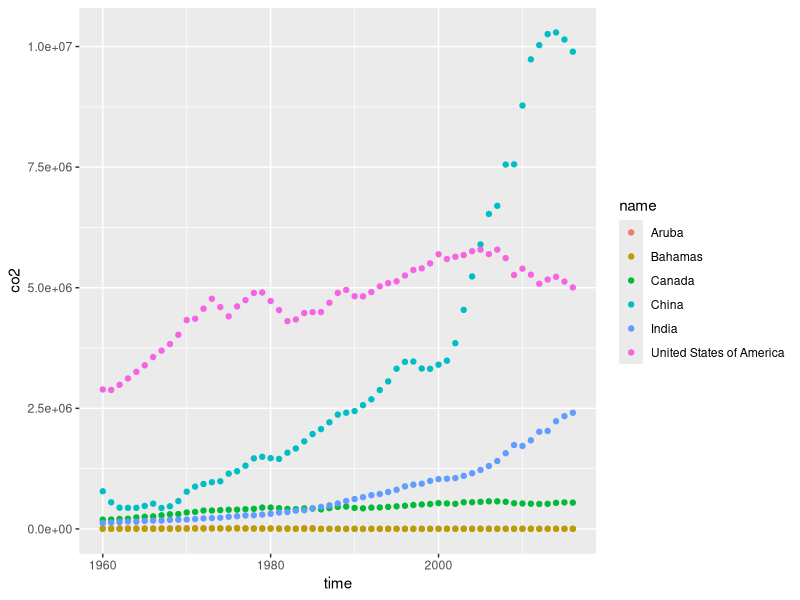
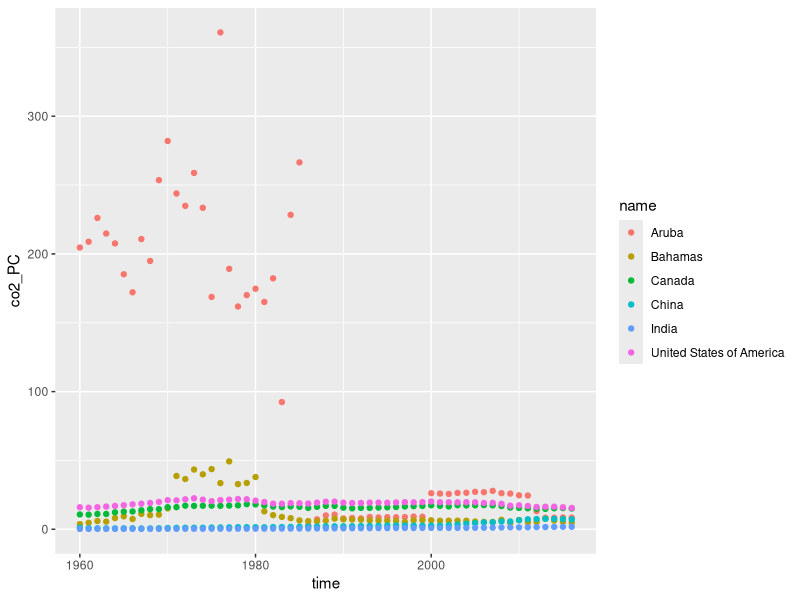
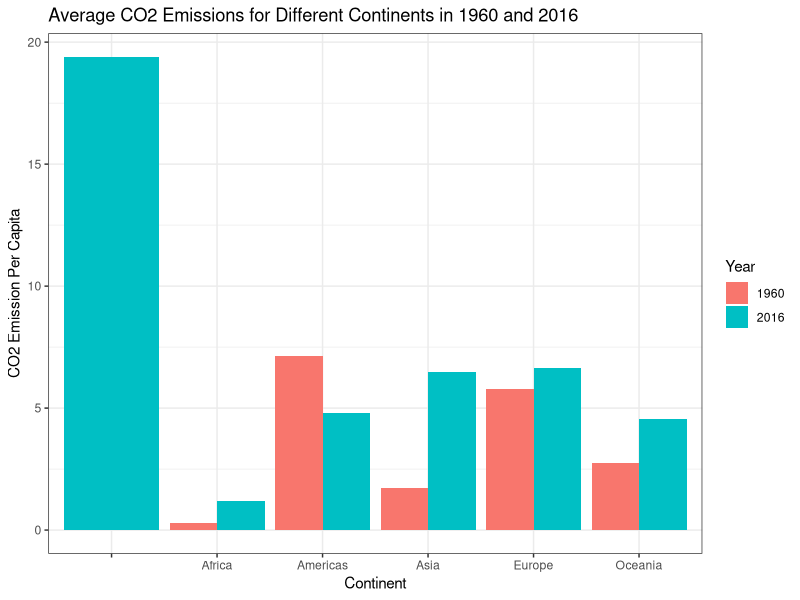
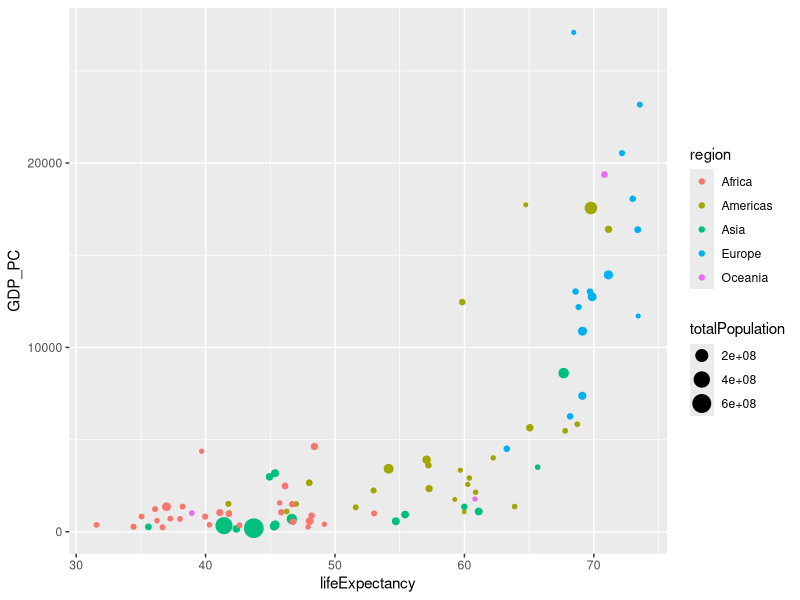
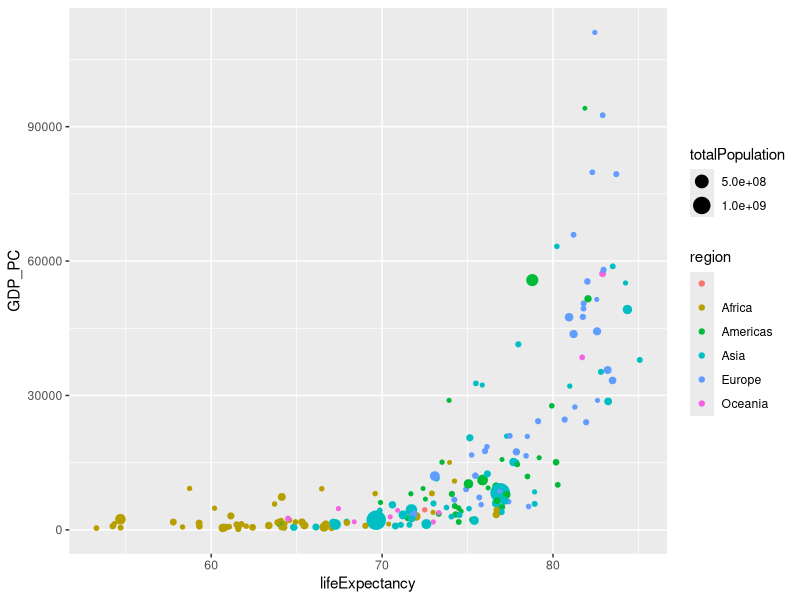
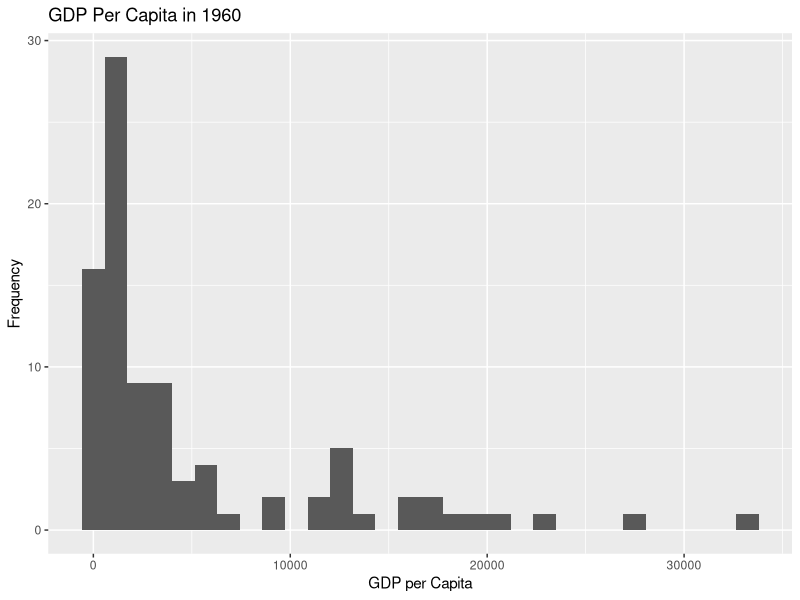
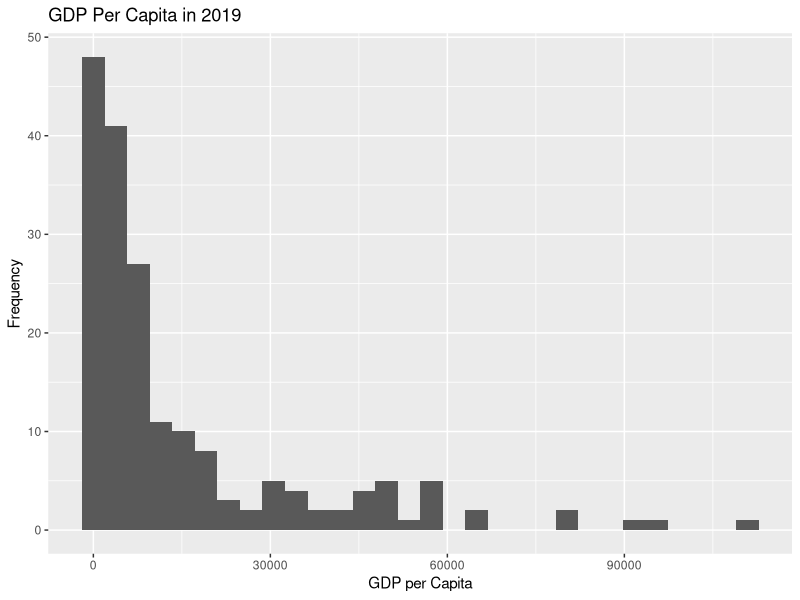
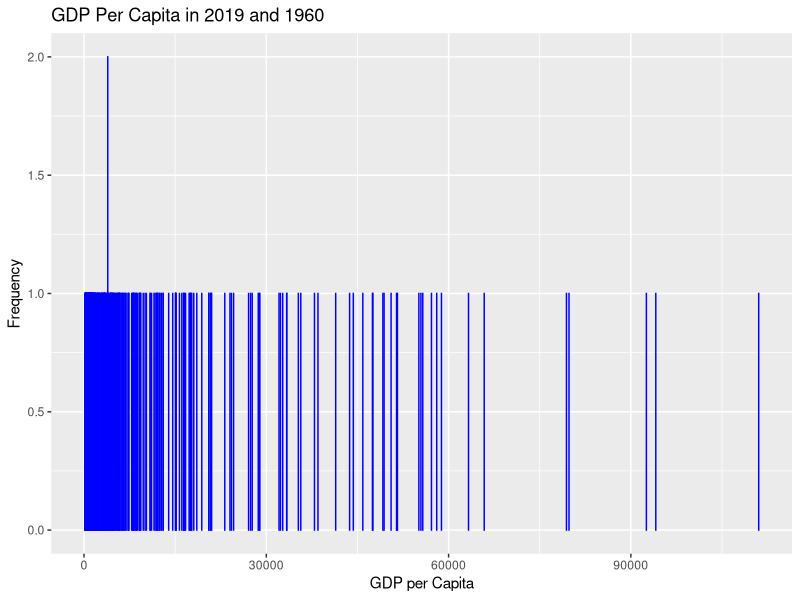

Here is the R script that generated these plots, in order:
## ---- chunk 1
knitr::opts_chunk$set(echo = TRUE)
## ---- chunk 2
library(tidyverse)
library(dplyr)
getwd()
setwd("/Users/chloe/Desktop/INFO201/ps05-rmarkdown-plot")
gapminder <- read.delim("gapminder.csv")
##view(gapminder)
head(gapminder, 3)
columns <- ncol(gapminder)
rows <- nrow(gapminder)
cat("There are", columns, "columns and", rows, "rows.")

iso_3 <- length(unique(gapminder$iso3))
cat("There are", iso_3, "different iso3 codes.")

iso_2 <- length(unique(gapminder$iso2))
cat("There are", iso_2, "different iso2 codes.")

names <- length(unique(gapminder$name))
cat("There are", names, "different country names.")

##grouped <- gapminder %>%
 ## group_by(iso2)

sorted <- arrange(gapminder, desc(iso2))

name_iso2 <- paste(sorted$name, sorted$iso2, sep = " ")
  
unique(name_iso2)

view(unique)

gapminder %>%
  filter(is.na(time) == FALSE) %>%
  summarize(n = max(time)) %>%
  pull(n)

gapminder %>%
  filter(is.na(time) == FALSE) %>%
  summarize(n = min(time)) %>%
  pull(n)

co2_table <- gapminder %>%
  filter(is.na(co2)) %>%
  filter(is.na(time) == FALSE) %>%
  group_by(time) %>%
  summarize(length(co2))
co2_table

## ---- chunk 3
co2_table %>%
  arrange(length(co2)) %>%
  tail(3)
## ---- chunk 4
co2_PC_table <- gapminder %>%
  filter(is.na(co2_PC)) %>%
  filter(is.na(time) == FALSE) %>%
  group_by(time) %>%
  summarize(length(co2_PC))
co2_PC_table
## ---- chunk 5
co2_PC_table %>%
  arrange(`length(co2_PC)`) %>%
  tail(3)
## ---- chunk 6
plotting <- gapminder %>%
  filter(is.na(co2) == FALSE) %>%
  filter(name == "United States of America" | name == "China" | name == "India" | name == "Canada" | name == "Aruba" | name == "Bahamas")
  
ggplot(plotting) +
  geom_point(aes(x=time, y=co2, col=name))
## ---- chunk 7
plotting_PC <- gapminder %>%
  filter(is.na(co2_PC) == FALSE) %>%
  filter(name == "United States of America" | name == "China" | name == "India" | name == "Canada" | name == "Aruba" | name == "Bahamas") 

ggplot(plotting_PC) +
    geom_point(aes(x=time, y=co2_PC, col=name))

## ---- chunk 8
average_data <- gapminder %>% 
  filter(is.na(co2_PC) == FALSE) %>%
  filter(is.na(region) == FALSE) %>%
  group_by(time, region) %>% 
  summarise(average_value = mean(co2_PC))

average_data
## ---- chunk 9
filtered <- average_data %>%
  filter(time == 1960 | time == 2016)

ggplot(filtered, aes(region, average_value, fill = as.factor(time))) +
  geom_bar(stat = "identity", position = position_dodge(width = 0.9)) +
  labs(title = "Average CO2 Emissions for Different Continents in 1960 and 2016", x = "Continent", y = "CO2 Emission Per Capita", fill = "Year") +
  theme_bw()
## ---- chunk 10
country2019 <- gapminder %>%
  filter(is.na(co2_PC) == FALSE) %>%
  filter(is.na(region) == FALSE) %>%
  filter(is.na(name) == FALSE) %>%
  filter(time == 2019) %>%
  group_by(region, name) %>%
  arrange(co2_PC) 
  ##head(3, name)
country2019
## ---- chunk 11
GDPplot <- gapminder %>%
  filter(is.na(GDP_PC) == FALSE) %>%
  filter(is.na(lifeExpectancy) == FALSE) %>% 
  filter(time == 1960) 
  
ggplot(GDPplot) +
  geom_point(aes(x=lifeExpectancy, y=GDP_PC, group=name, size=totalPopulation, col=region))
## ---- chunk 12
GDPplot <- gapminder %>%
  filter(is.na(GDP_PC) == FALSE) %>%
  filter(is.na(lifeExpectancy) == FALSE) %>% 
  filter(time == 2019) 
  
ggplot(GDPplot) +
  geom_point(aes(x=lifeExpectancy, y=GDP_PC, group=name, size=totalPopulation, col=region))
## ---- chunk 13
LE1960 <- gapminder %>%
  filter(is.na(lifeExpectancy) == FALSE) %>%
  filter(is.na(region) == FALSE) %>%
  filter(time == 1960) %>%
  group_by(region) %>%
  summarise(LE = mean(lifeExpectancy)) %>%
  pull(LE, region)

LE1960
## ---- chunk 14
LE2019 <- gapminder %>%
  filter(is.na(lifeExpectancy) == FALSE) %>%
  filter(is.na(region) == FALSE) %>%
  filter(time == 2019) %>%
  group_by(region) %>%
  summarise(LE = mean(lifeExpectancy)) %>%
  pull(LE, region)

LE2019
## ---- chunk 15
LE <- cbind(LE1960, LE2019)
LE
LE['LE Growth'] = LE['LE1960'] + LE['LE2019']
print(LE)

## ---- chunk 16
GDP1960 <- gapminder %>%
  filter(is.na(GDP_PC) == FALSE) %>%
  filter(time == 1960)

ggplot(GDP1960) +
geom_histogram(aes(GDP_PC)) +
  ggtitle("GDP Per Capita in 1960") +
  xlab("GDP per Capita") +
  ylab("Frequency")

GDP2019 <- gapminder %>%
  filter(is.na(GDP_PC) == FALSE) %>%
  filter(time == 2019)

ggplot(GDP2019) +
geom_histogram(aes(GDP_PC)) +
  ggtitle("GDP Per Capita in 2019") +
  xlab("GDP per Capita") +
  ylab("Frequency")

GDP <- rbind(GDP1960, GDP2019)

ggplot(GDP, aes(x = GDP_PC)) +
  geom_histogram(binwidth = 0.5, color = "blue") +
  ggtitle("GDP Per Capita in 2019 and 1960") +
  xlab("GDP per Capita") +
  ylab("Frequency")


## ---- chunk 17
meanLE1960 <- gapminder %>%
  filter(time == 1960) %>%
  filter(is.na(name) == FALSE) %>%
  filter(is.na(lifeExpectancy) == FALSE) %>%
  group_by(name) %>%
  summarise(mean = mean(lifeExpectancy))

meanLE1960$rank <- rank(desc(meanLE1960$mean))
USrank1960 <- as.character(meanLE1960[meanLE1960$name == "United States of America", "rank"])

cat("The US was ranked ", USrank1960, "th for life expectancy in 1960.", sep = "")

## ---- chunk 18
meanLE2019 <- gapminder %>%
  filter(time == 2019) %>%
  filter(is.na(name) == FALSE) %>%
  filter(is.na(lifeExpectancy) == FALSE) %>%
  group_by(name) %>%
  summarise(mean = mean(lifeExpectancy))

meanLE2019$rank <- rank(desc(meanLE2019$mean))
USrank2019 <- as.character(meanLE2019[meanLE2019$name == "United States of America", "rank"])

cat("The US was ranked ", USrank2019, "th for life expectancy in 2019.", sep = "")
## ---- chunk 19
num_countries1960 <- n_distinct(meanLE1960$name)
meanLE1960$rank <- rank(desc(meanLE1960$mean))
USrank1960 <- as.numeric(meanLE1960[meanLE1960$name == "United States of America", "rank"])
relrank1960 <- USrank1960 / num_countries1960

cat("The relative rank of the US divided by the number of countries that have LE data in 1960 is ", relrank1960, " for life expectancy in 1960.", sep = "")
## ---- chunk 20
num_countries2019 <- n_distinct(meanLE2019$name)
meanLE2019$rank <- rank(desc(meanLE2019$mean))
USrank2019 <- as.numeric(meanLE2019[meanLE2019$name == "United States of America", "rank"])
relrank2019 <- USrank2019 / num_countries2019

cat("The relative rank of the US divided by the number of countries that have LE data in 2019 is ", relrank2019, " for life expectancy in 2019.", sep = "")
